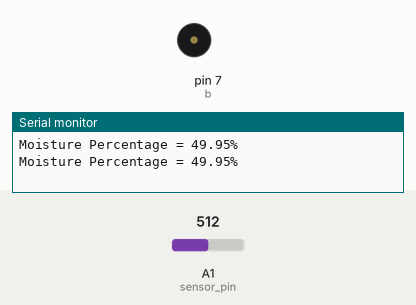
Bench run of a sketch on a simulated Arduino Uno, built with avr-gcc and run on an emulated ATmega328P. Parts: buzzer (waves = sounding), the last lines printed to the serial monitor. Inputs (shaded band) come from the test bench; at power-on: A1 (sensor_pin) = 512.

Above: at 5.8 s.
5.9 s: A1 (sensor_pin) set to 909
11.9 s: A1 (sensor_pin) set to 933
At 16.3 s:
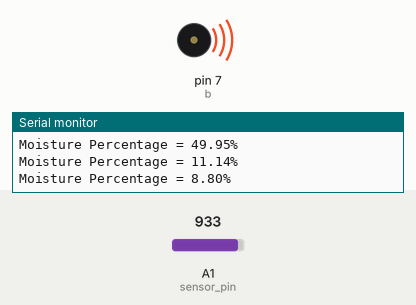
Timing chart, 0 to 17.8 s (numbered marks = the images above; inputs shaded):
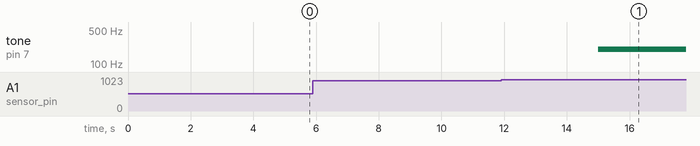

The sketch:

moisture.ino
```cpp
const int sensor_pin = A1;  /* Soil moisture sensor O/P pin */
void setup() {
  Serial.begin(9600); /* Define baud rate for serial communication */
}

void loop() {
  float mp;
  int sensor_analog;
  sensor_analog = analogRead(sensor_pin);
  mp = ( 100 - ( (sensor_analog/1023.00) * 100 ) );
  Serial.print("Moisture Percentage = ");
  Serial.print(mp);
  Serial.print("%\n\n");
  int b=7;
  if(mp<=10)
  {

    pinMode(b,OUTPUT);
    tone(b,200);
    delay(200);
//    noTone(b,1000);
  }
  else if(mp>15)
  {
    noTone(b);
  }
  delay(5000);
}
```

Measured:
- the behaviour switches between 920 and 921 on A1 (sensor_pin) (found by bisection; images 0 and 1)
- after the input at 11.9 s, tone on pin 7 (b): silent → 200 Hz after 3.1 s
